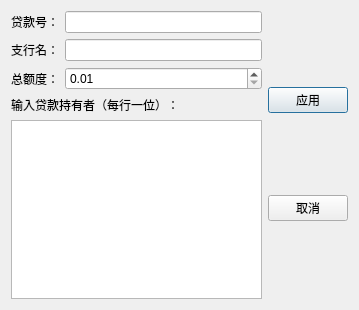
<?xml version="1.0" encoding="UTF-8"?>
<ui version="4.0">
 <class>LoginDialog</class>
 <widget class="QDialog" name="LoginDialog">
  <property name="geometry">
   <rect>
    <x>0</x>
    <y>0</y>
    <width>359</width>
    <height>310</height>
   </rect>
  </property>
  <property name="sizePolicy">
   <sizepolicy hsizetype="Fixed" vsizetype="Fixed">
    <horstretch>0</horstretch>
    <verstretch>0</verstretch>
   </sizepolicy>
  </property>
  <property name="windowTitle">
   <string>输入</string>
  </property>
  <layout class="QGridLayout" name="gridLayout">
   <item row="5" column="3">
    <layout class="QVBoxLayout" name="verticalLayout_2">
     <item>
      <layout class="QGridLayout" name="gridLayout_2">
       <item row="1" column="1">
        <widget class="QLineEdit" name="Bank_Name"/>
       </item>
       <item row="0" column="1">
        <widget class="QLineEdit" name="Loan_ID"/>
       </item>
       <item row="0" column="0">
        <widget class="QLabel" name="label_8">
         <property name="text">
          <string>贷款号：</string>
         </property>
        </widget>
       </item>
       <item row="1" column="0">
        <widget class="QLabel" name="label_6">
         <property name="text">
          <string>支行名：</string>
         </property>
        </widget>
       </item>
       <item row="2" column="0">
        <widget class="QLabel" name="label_2">
         <property name="text">
          <string>总额度：</string>
         </property>
        </widget>
       </item>
       <item row="2" column="1">
        <widget class="QDoubleSpinBox" name="Loan_Amount">
         <property name="minimum">
          <double>0.010000000000000</double>
         </property>
         <property name="maximum">
          <double>999999999999.000000000000000</double>
         </property>
        </widget>
       </item>
      </layout>
     </item>
     <item>
      <widget class="QLabel" name="label">
       <property name="text">
        <string>输入贷款持有者（每行一位）：</string>
       </property>
      </widget>
     </item>
     <item>
      <widget class="QTextEdit" name="Owners"/>
     </item>
    </layout>
   </item>
   <item row="5" column="4">
    <layout class="QVBoxLayout" name="verticalLayout">
     <item>
      <widget class="QPushButton" name="OB">
       <property name="text">
        <string>应用</string>
       </property>
      </widget>
     </item>
     <item>
      <widget class="QPushButton" name="EB">
       <property name="text">
        <string>取消</string>
       </property>
      </widget>
     </item>
    </layout>
   </item>
  </layout>
 </widget>
 <resources/>
 <connections/>
</ui>
